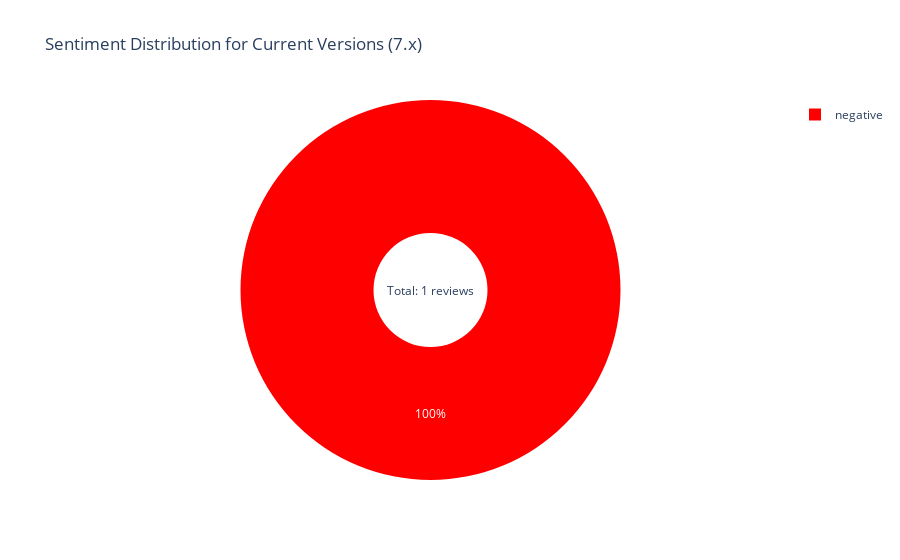
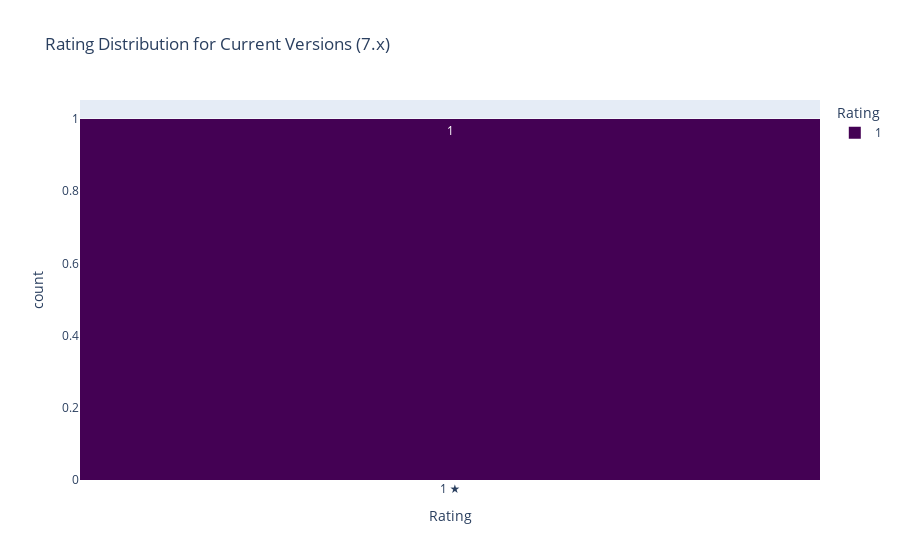
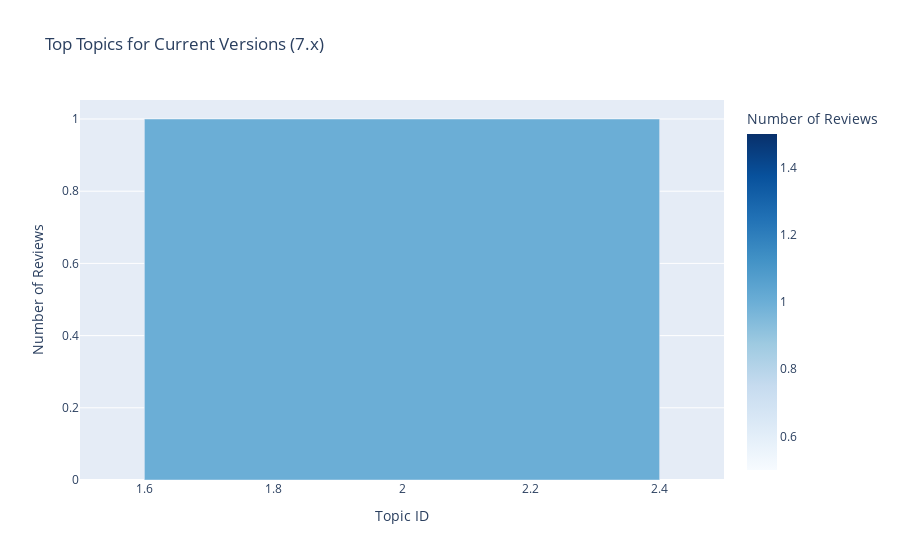
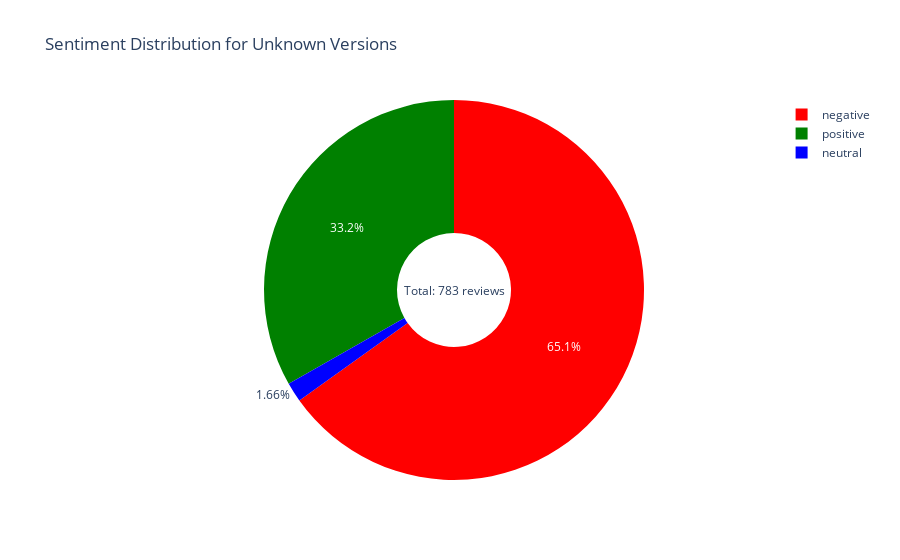

Notebook code for these charts, in order:
### Markdown cell above
## Version-Based Analysis

App version information is valuable for understanding how different releases impact user sentiment and feedback. This analysis allows us to track the evolution of user satisfaction across app updates and identify versions that introduced features or issues.

### Code cell
# Analyze version-specific visualizations for a selected version range
print("\n=== Version-Specific Visualization ===")
print("Select a version range to visualize in detail:")

# Function to create version-specific analysis
def visualize_version_range(df, title):
    print(f"\nGenerating visualizations for: {title}")
    
    # Skip if dataframe is empty
    if len(df) == 0:
        print("No data available for this version range.")
        return
    
    # Create sentiment breakdown visualization
    import plotly.express as px
    import plotly.graph_objects as go
    from plotly.subplots import make_subplots
    
    # 1. Sentiment pie chart
    if 'sentiment' in df.columns:
        sentiment_counts = df['sentiment'].value_counts()
        fig1 = px.pie(
            values=sentiment_counts.values,
            names=sentiment_counts.index,
            title=f"Sentiment Distribution for {title}",
            color=sentiment_counts.index,
            color_discrete_map={'positive': 'green', 'neutral': 'blue', 'negative': 'red'},
            hole=0.3
        )
        
        # Add count annotation
        fig1.add_annotation(
            text=f"Total: {len(df)} reviews",
            x=0.5, y=0.5,
            showarrow=False
        )
        
        fig1.show()
    
    # 2. Rating histogram
    if 'rating' in df.columns:
        fig2 = px.histogram(
            df, 
            x="rating", 
            color="rating",
            title=f"Rating Distribution for {title}",
            labels={"rating": "Rating", "count": "Number of Reviews"},
            category_orders={"rating": [1, 2, 3, 4, 5]},
            color_discrete_sequence=px.colors.sequential.Viridis,
            text_auto=True
        )
        
        # Update layout
        fig2.update_layout(
            xaxis=dict(
                tickmode='array',
                tickvals=[1, 2, 3, 4, 5],
                ticktext=['1 ★', '2 ★', '3 ★', '4 ★', '5 ★']
            )
        )
        
        fig2.show()
    
    # 3. Topic breakdown if available
    if 'primary_topic' in df.columns:
        topic_counts = df['primary_topic'].value_counts().head(5)
        topic_df = pd.DataFrame({
            'topic': topic_counts.index,
            'count': topic_counts.values
        })
        
        # Create a bar chart of top topics
        fig3 = px.bar(
            topic_df,
            x='topic',
            y='count',
            title=f"Top Topics for {title}",
            labels={'topic': 'Topic ID', 'count': 'Number of Reviews'},
            color='count',
            color_continuous_scale=px.colors.sequential.Blues
        )
        
        fig3.show()
    
    # 4. Word cloud or top keywords if available
    if "keywords" in analysis_results:
        # Check if we can filter keywords by this subset
        if len(df) > 100:  # Only if we have enough data
            # Get the text from this subset
            texts = df['text'].dropna().tolist()
            
            if texts:
                try:
                    from wordcloud import WordCloud
                    import matplotlib.pyplot as plt
                    
                    # Combine all texts
                    all_text = " ".join(texts)
                    
                    # Generate word cloud
                    wordcloud = WordCloud(
                        width=800, height=400,
                        background_color='white',
                        max_words=100,
                        contour_width=1
                    ).generate(all_text)
                    
                    # Display word cloud
                    plt.figure(figsize=(10, 6))
                    plt.imshow(wordcloud, interpolation='bilinear')
                    plt.axis('off')
                    plt.title(f"Word Cloud for {title}")
                    plt.tight_layout()
                    plt.show()
                except ImportError:
                    print("WordCloud library not available. Skipping word cloud visualization.")
            else:
                print("Insufficient text data for word cloud generation.")
    
    return

# Example: Visualize the current versions
print("\nVisualizing current versions (7.x)...")
visualize_version_range(current_versions_df, "Current Versions (7.x)")

# Example: Visualize unknown versions to compare
print("\nVisualizing unknown versions for comparison...")
visualize_version_range(unknown_versions_df, "Unknown Versions")

# Example: Visualize latest versions if available
if len(latest_versions_df) > 10:  # Only if we have enough data
    print("\nVisualizing latest versions (11+)...")
    visualize_version_range(latest_versions_df, "Latest Versions (11+)")

### Figure 1 — Plotly figure (JSON) as saved in the notebook; plotly's stock layout.template omitted (floating-point values rounded to 4 significant figures)
{"data": [{"customdata": [["negative"]], "domain": {"x": [0, 1], "y": [0, 1]}, "hole": 0.3, "hovertemplate": "label=%{label}<br>value=%{value}<br>color=%{customdata[0]}<extra></extra>", "labels": ["negative"], "legendgroup": "", "marker": {"colors": ["red"]}, "name": "", "showlegend": true, "type": "pie", "values": [1]}], "layout": {"annotations": [{"showarrow": false, "text": "Total: 1 reviews", "x": 0.5, "y": 0.5}], "legend": {"tracegroupgap": 0}, "title": {"text": "Sentiment Distribution for Current Versions (7.x)"}}}

### Figure 2 — Plotly figure (JSON) as saved in the notebook; plotly's stock layout.template omitted (floating-point values rounded to 4 significant figures)
{"data": [{"bingroup": "x", "hovertemplate": "Rating=%{x}<br>count=%{y}<extra></extra>", "legendgroup": "1", "marker": {"color": "#440154", "pattern": {"shape": ""}}, "name": "1", "orientation": "v", "showlegend": true, "texttemplate": "%{value}", "type": "histogram", "x": [1], "xaxis": "x", "yaxis": "y"}], "layout": {"barmode": "relative", "legend": {"title": {"text": "Rating"}, "tracegroupgap": 0}, "title": {"text": "Rating Distribution for Current Versions (7.x)"}, "xaxis": {"anchor": "y", "categoryarray": [1, 2, 3, 4, 5], "categoryorder": "array", "domain": [0, 1], "tickmode": "array", "ticktext": ["1 ★", "2 ★", "3 ★", "4 ★", "5 ★"], "tickvals": [1, 2, 3, 4, 5], "title": {"text": "Rating"}}, "yaxis": {"anchor": "x", "domain": [0, 1], "title": {"text": "count"}}}}

### Figure 3 — Plotly figure (JSON) as saved in the notebook; plotly's stock layout.template omitted (floating-point values rounded to 4 significant figures)
{"data": [{"hovertemplate": "Topic ID=%{x}<br>Number of Reviews=%{marker.color}<extra></extra>", "legendgroup": "", "marker": {"color": [1], "coloraxis": "coloraxis", "pattern": {"shape": ""}}, "name": "", "orientation": "v", "showlegend": false, "textposition": "auto", "type": "bar", "x": [2.0], "xaxis": "x", "y": [1], "yaxis": "y"}], "layout": {"barmode": "relative", "coloraxis": {"colorbar": {"title": {"text": "Number of Reviews"}}, "colorscale": [[0, "rgb(247,251,255)"], [0.125, "rgb(222,235,247)"], [0.25, "rgb(198,219,239)"], [0.375, "rgb(158,202,225)"], [0.5, "rgb(107,174,214)"], [0.625, "rgb(66,146,198)"], [0.75, "rgb(33,113,181)"], [0.875, "rgb(8,81,156)"], [1, "rgb(8,48,107)"]]}, "legend": {"tracegroupgap": 0}, "title": {"text": "Top Topics for Current Versions (7.x)"}, "xaxis": {"anchor": "y", "domain": [0, 1], "title": {"text": "Topic ID"}}, "yaxis": {"anchor": "x", "domain": [0, 1], "title": {"text": "Number of Reviews"}}}}

### Figure 4 — Plotly figure (JSON) as saved in the notebook; plotly's stock layout.template omitted (floating-point values rounded to 4 significant figures)
{"data": [{"customdata": [["negative"], ["positive"], ["neutral"]], "domain": {"x": [0, 1], "y": [0, 1]}, "hole": 0.3, "hovertemplate": "label=%{label}<br>value=%{value}<br>color=%{customdata[0]}<extra></extra>", "labels": ["negative", "positive", "neutral"], "legendgroup": "", "marker": {"colors": ["red", "green", "blue"]}, "name": "", "showlegend": true, "type": "pie", "values": [510, 260, 13]}], "layout": {"annotations": [{"showarrow": false, "text": "Total: 783 reviews", "x": 0.5, "y": 0.5}], "legend": {"tracegroupgap": 0}, "title": {"text": "Sentiment Distribution for Unknown Versions"}}}
